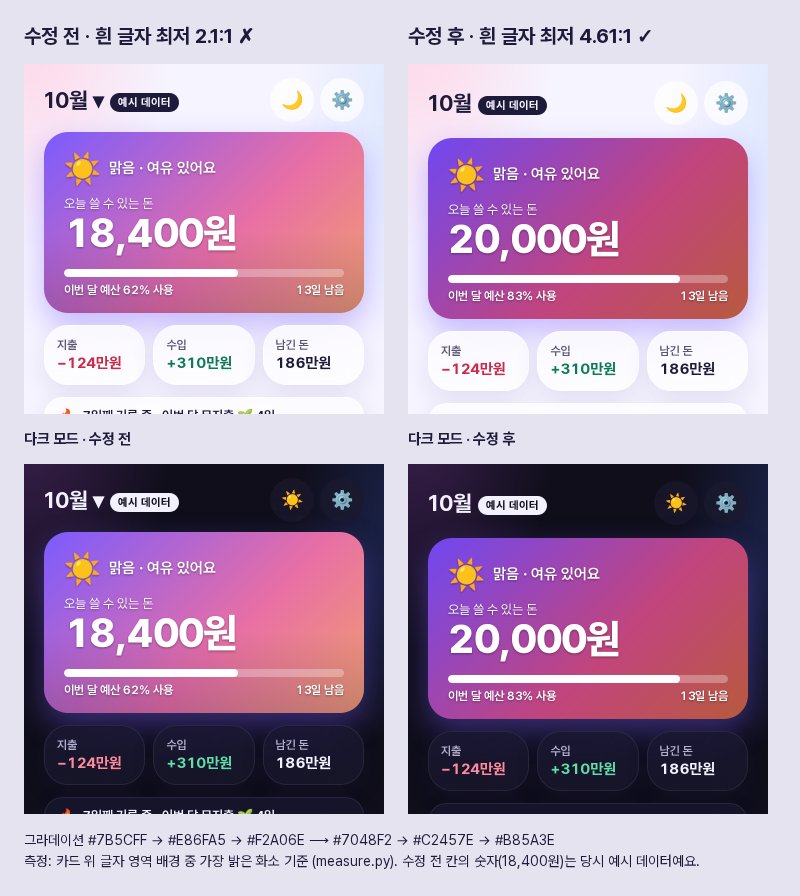

Recreate this plot in Python.
# 홈 카드 수정 전(보관 이미지)과 수정 후(현재 화면) 비교 이미지
from playwright.sync_api import sync_playwright
from PIL import Image
import os,shutil
d=os.path.dirname(os.path.abspath(__file__));t='/tmp/ba'
os.makedirs(t,exist_ok=True)
for n,src in [('bl',f'{d}/_before-light.png'),('al',f'{d}/shot-home-light.png'),('bd',f'{d}/_before-dark.png'),('ad',f'{d}/shot-home-dark.png')]:
  Image.open(src).crop((0,0,720,700)).save(f'{t}/{n}.png')
html=f"""<html><head><link rel=stylesheet href='https://cdn.jsdelivr.net/gh/orioncactus/pretendard@v1.3.9/dist/web/variable/pretendardvariable-dynamic-subset.min.css'></head><body style="margin:0;background:#E6E3F0;font-family:'Pretendard Variable',sans-serif;color:#1E1B3A;padding:24px;width:max-content">
<div style="display:grid;grid-template-columns:repeat(2,360px);gap:16px 24px">
<b style="font-size:20px">수정 전 · 흰 글자 최저 2.1:1 ✗</b><b style="font-size:20px">수정 후 · 흰 글자 최저 4.61:1 ✓</b>
<img src="{t}/bl.png" width=360><img src="{t}/al.png" width=360>
<span style="font-size:15px;font-weight:700">다크 모드 · 수정 전</span><span style="font-size:15px;font-weight:700">다크 모드 · 수정 후</span>
<img src="{t}/bd.png" width=360><img src="{t}/ad.png" width=360></div>
<p style="font-size:14px;margin:16px 0 0;line-height:21px">그라데이션 #7B5CFF → #E86FA5 → #F2A06E ⟶ #7048F2 → #C2457E → #B85A3E<br>측정: 카드 위 글자 영역 배경 중 가장 밝은 화소 기준 (measure.py). 수정 전 칸의 숫자(18,400원)는 당시 예시 데이터예요.</p></body></html>"""
open(t+'/ba.html','w').write(html)
with sync_playwright() as p:
  b=p.chromium.launch();pg=b.new_page(viewport={'width':800,'height':600});pg.goto('file://'+t+'/ba.html');pg.wait_for_timeout(1200);pg.screenshot(path=d+'/before-after.png',full_page=True);b.close()
